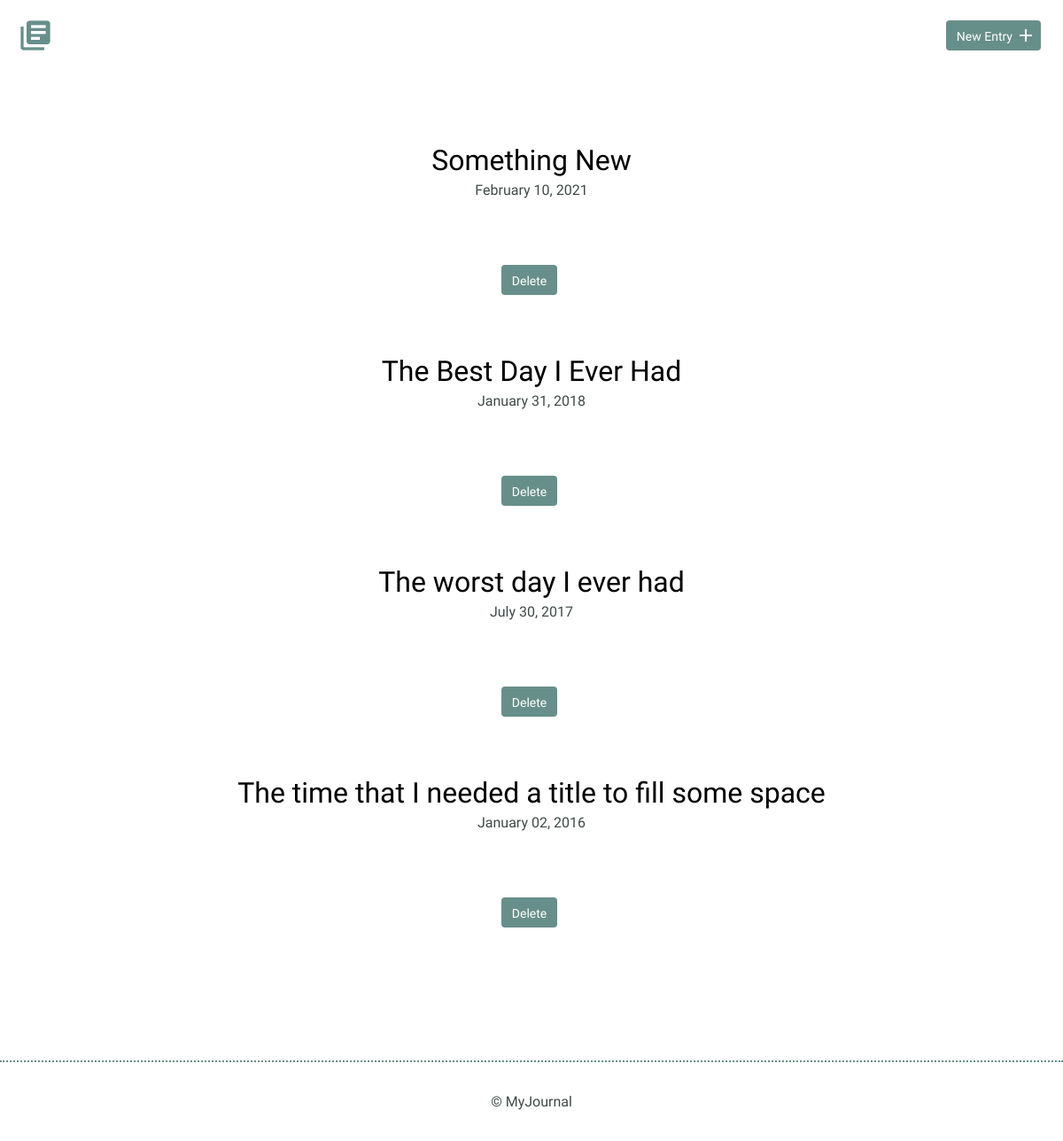
Before: / with the older database file.
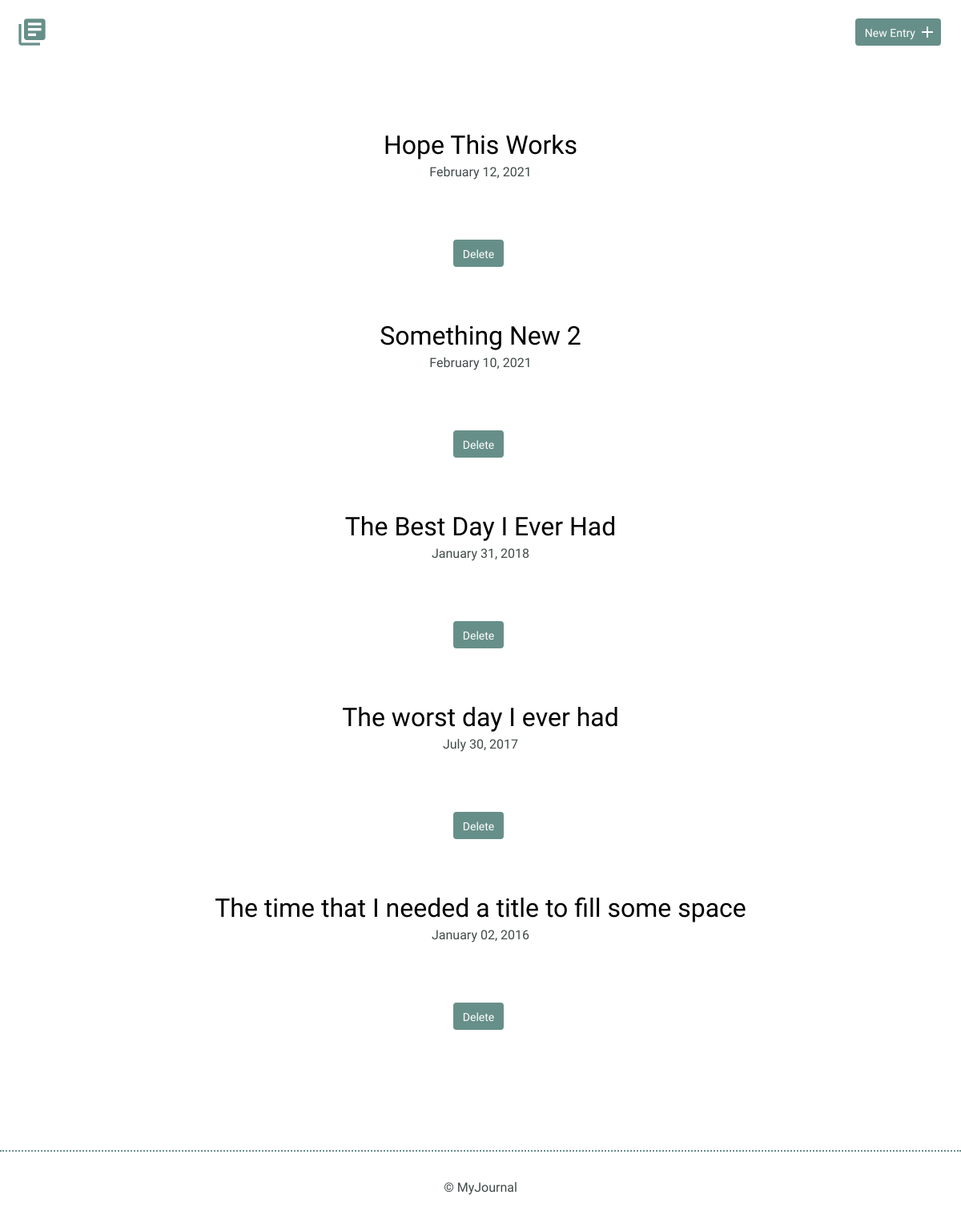
After: the same page with the newer database file.
### tables this page shows
CREATE TABLE "entries" (
	`id`	INTEGER,
	`title`	TEXT,
	`date`	TEXT,
	`time_spent`	INTEGER,
	`learned`	BLOB,
	`resources`	BLOB,
	PRIMARY KEY(`id`)
);

### inc/functions.php (called while the page is built, shortened)
<?php
function get_journal_entries(){
    include ('connection.php');
    try{
        return $db->query("SELECT id, title, date FROM entries ORDER BY date DESC");
    } catch(Exception $e) {
        echo "Error!: ".$e->getMessage();
        return array();
    }
}
?>

### index.php (the view, shortened to what this page needs)
<?php
include('inc/connection.php');
include('inc/header.php');
include('inc/functions.php');
?>
<!DOCTYPE html>
<html>
    <body>
          <section>
              <div class="container">
                  <div class="entry-list">
                          <?php
                           foreach(get_journal_entries() as $item){
                                echo "<article>";
                                echo "<h2><a href='detail.php?id=" . $item["id"] . "'>" . $item["title"] . "</a></h2>";
                                echo "<time datetime=" . $item["date"] . ">" . date('F d, Y', strtotime($item["date"])) . "</time>";
                                echo "<form method='post' action='index.php'>";
                                echo "<input type='submit' class='button delete journal entry' value='Delete' />\n";
                                echo "</form>";
                                echo "</article>";
                            }
                          ?>
                  </div>
              </div>
          </section>
    </body>
  <?php
    include('inc/footer.php');
    ?>
</html>

Changed rows visible on the page:
added entries: title "Hope This Works", date "February 12, 2021"
changed entries: title "Something New" → "Something New 2"
